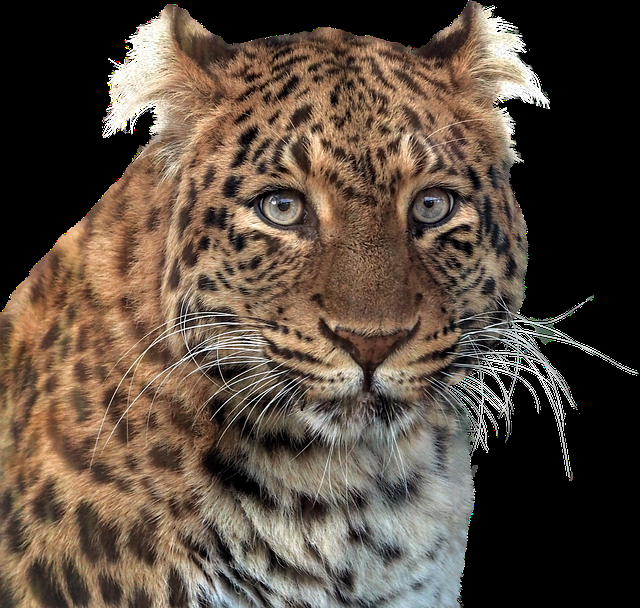
//> input picture Week1/getting started/alpha_channel/panther.png, 640 x 608 px
$ ./main   (built with g++ and OpenCV 4)
//> lines starting //> are read from the running program, lines starting //| are printed output that depends on the picture
#include <opencv2/opencv.hpp>
#include <opencv2/core.hpp>
#include <opencv2/highgui.hpp>

using namespace std;
using namespace cv;


int main(){
    string imagePath = "./panther.png";

    Mat imgPng = imread(imagePath, -1); //le a imagem como ela é
//> imgPng is the input picture: 608 rows x 640 cols, CV_8UC4; mean B, G, R, A 62.9, 74.9, 89.2, 167.5
    cout << "image Size: " << imgPng.size() << "\nimage channel: " << imgPng.channels() << '\n';
//| image Size: [640 x 608]
//| image channel: 4

    Mat imgBGR;
    Mat imgPngChannels[4];
    split(imgPng, imgPngChannels);
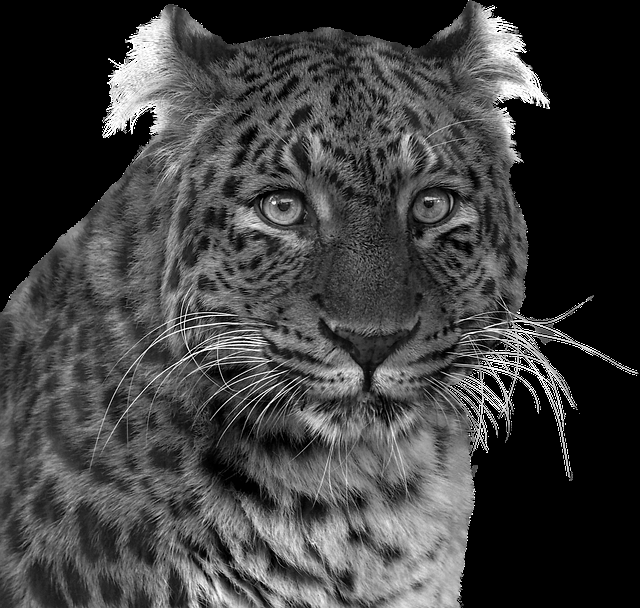
//> imgPngChannels[0]: 608 rows x 640 cols, CV_8UC1; min 0, max 255, mean 62.9
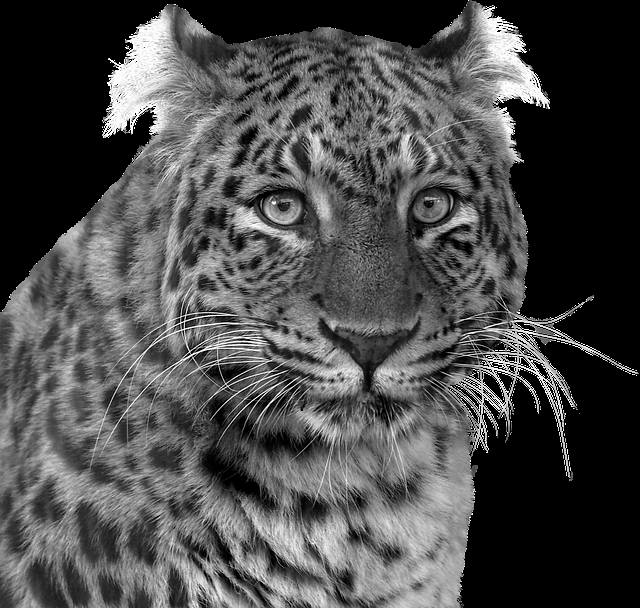
//> imgPngChannels[1]: 608 rows x 640 cols, CV_8UC1; min 0, max 255, mean 74.9
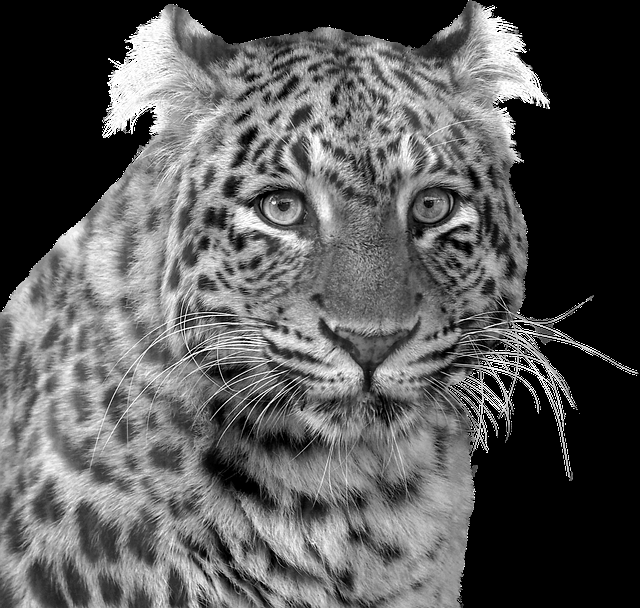
//> imgPngChannels[2]: 608 rows x 640 cols, CV_8UC1; min 0, max 255, mean 89.2
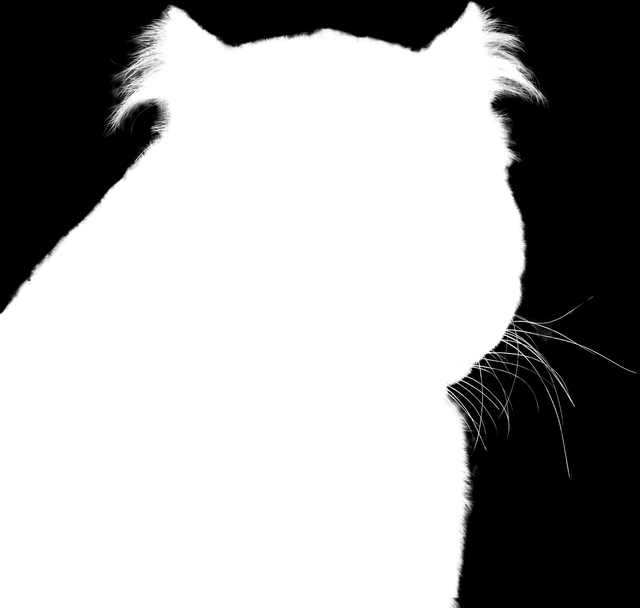
//> imgPngChannels[3]: 608 rows x 640 cols, CV_8UC1; min 0, max 255, mean 167.5

    merge(imgPngChannels, 3, imgBGR);

    Mat imgPngMask = imgPngChannels[3];

    imwrite("colorChannels.png", imgBGR);
    imwrite("alphaChannel.png", imgPngMask);

    return 0;
}
